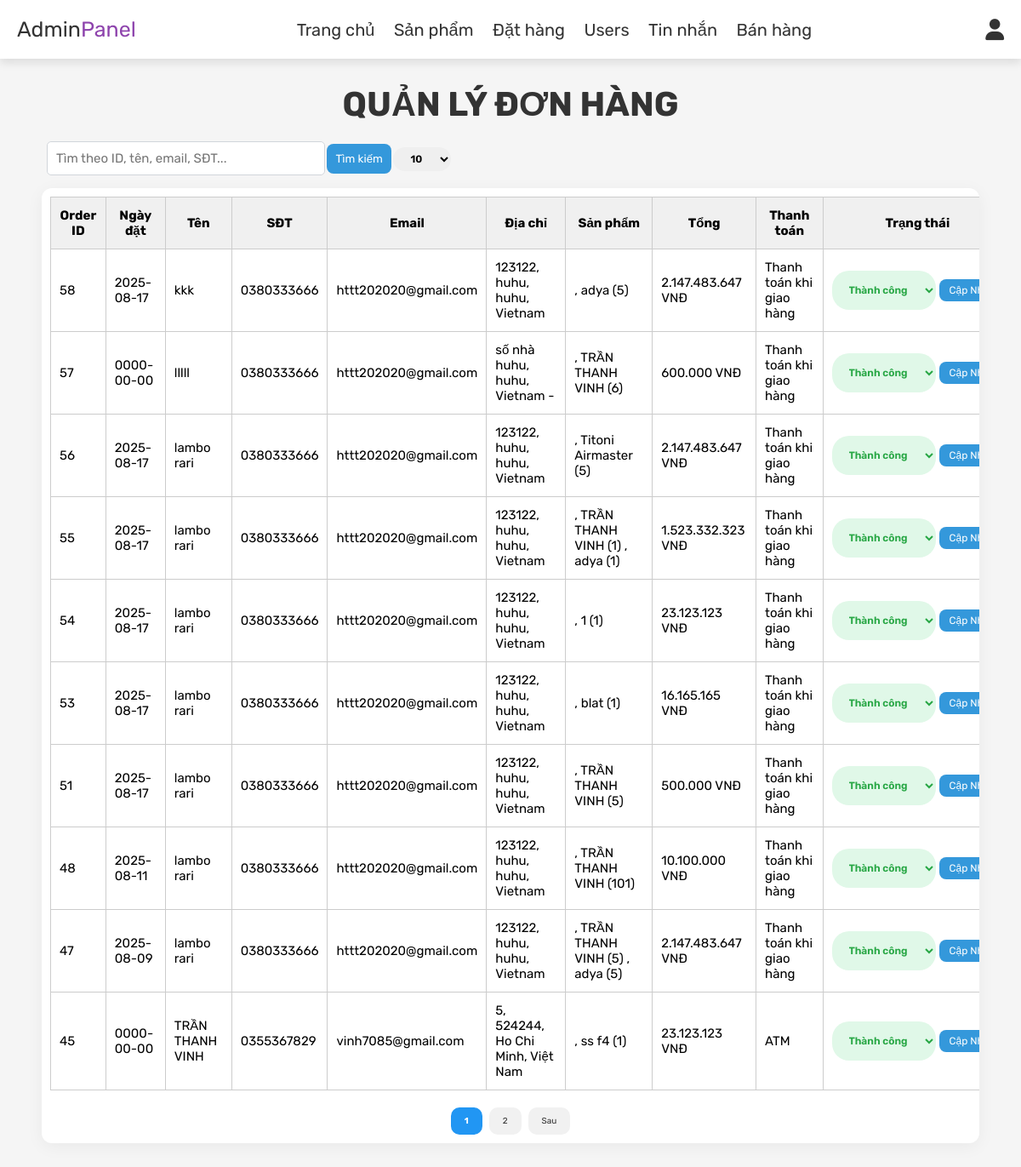
/project/admin_orders.php (signed in), run on an earlier commit of the app's database.
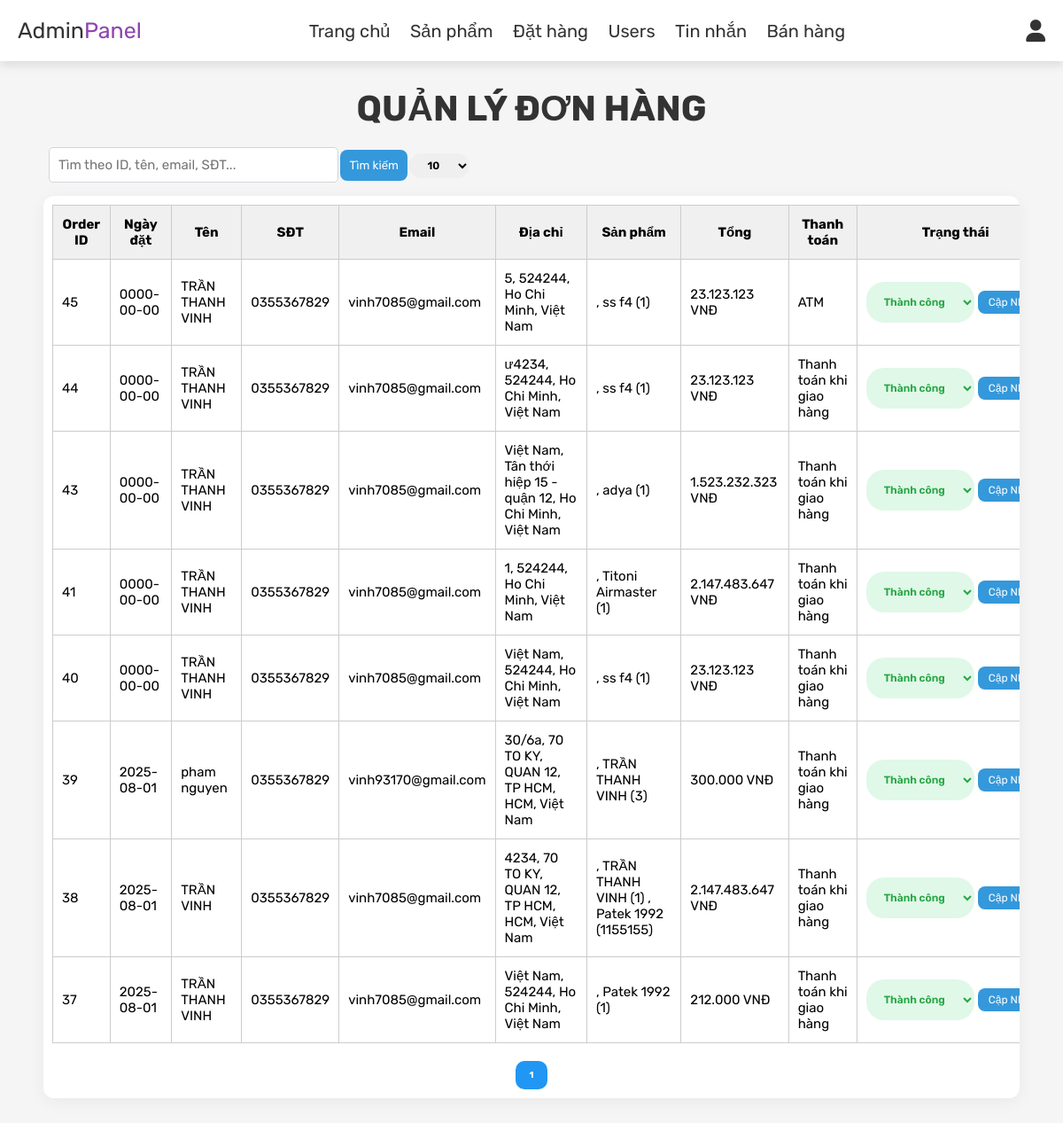
And on a later commit of the database.
### tables this page shows
CREATE TABLE `orders` (
  `id` int(100) NOT NULL,
  `user_id` int(100) DEFAULT NULL,
  `name` varchar(100) NOT NULL,
  `number` varchar(12) NOT NULL,
  `email` varchar(100) NOT NULL,
  `method` varchar(50) NOT NULL,
  `address` varchar(500) NOT NULL,
  `total_products` varchar(1000) NOT NULL,
  `total_price` int(100) NOT NULL,
  `placed_on` date DEFAULT NULL,
  `payment_status` varchar(20) NOT NULL DEFAULT 'Đang duyệt',
  `order_type` enum('online','pos') DEFAULT 'online'
);

### project/admin_orders.php (the view, shortened to what this page needs)
<?php
include 'config.php';
$search = isset($_GET['search']) ? mysqli_real_escape_string($conn, $_GET['search']) : '';
$whereClause = "";
$orders_per_page = isset($_GET['limit']) ? (int)$_GET['limit'] : 10;
$page = isset($_GET['page']) ? (int)$_GET['page'] : 1;
$start_from = ($page - 1) * $orders_per_page;
$total_orders_query = mysqli_query($conn, "SELECT * FROM `orders` $whereClause") or die('query failed');
$total_orders = mysqli_num_rows($total_orders_query);
$total_pages = ceil($total_orders / $orders_per_page);
$select_orders = mysqli_query($conn, "SELECT * FROM `orders` $whereClause ORDER BY id DESC LIMIT $start_from, $orders_per_page") or die('query failed');
?>
<!DOCTYPE html>
<html lang="en">
<head>
    <link rel="stylesheet" href="https://cdnjs.cloudflare.com/ajax/libs/font-awesome/6.0.0/css/all.min.css">
    <link rel="stylesheet" href="css/admin_style.css">
</head>
<body>
    <?php include 'admin_header.php'; ?>
    <section class="orders">
        <h1 class="title">Quản lý đơn hàng</h1>
        <form method="get" class="search-box" style="margin: 1rem 3.5rem; text-align: left;">
            <input type="text" name="search" placeholder="Tìm theo ID, tên, email, SĐT..."
                value="<?php echo htmlspecialchars($search); ?>">
            <button type="submit">Tìm kiếm</button>
            <select name="limit" onchange="this.form.submit()">
                <option value="10" <?php if ($orders_per_page == 10) echo 'selected'; ?>>10</option>
            </select>
        </form>
        <div class="table-container">
            <table class="orders-table">
                <thead>
                    <tr>
                        <th>Order ID</th>
                        <th>Ngày đặt</th>
                        <th>Tên</th>
                        <th>SĐT</th>
                        <th>Email</th>
                        <th>Địa chỉ</th>
                        <th>Sản phẩm</th>
                        <th>Tổng</th>
                        <th>Thanh toán</th>
                        <th>Trạng thái</th>
                    </tr>
                </thead>
                <tbody>
                    <?php if (mysqli_num_rows($select_orders) > 0): ?>
                    <?php while ($fetch_orders = mysqli_fetch_assoc($select_orders)): ?>
                    <tr>
                        <td><?php echo $fetch_orders['id']; ?></td>
                        <td><?php echo $fetch_orders['placed_on']; ?></td>
                        <td><?php echo $fetch_orders['name']; ?></td>
                        <td><?php echo $fetch_orders['number']; ?></td>
                        <td><?php echo $fetch_orders['email']; ?></td>
                        <td><?php echo $fetch_orders['address']; ?></td>
                        <td><?php echo $fetch_orders['total_products']; ?></td>
                        <td><?php echo number_format($fetch_orders['total_price'], 0, ',', '.'); ?> VNĐ</td>
                        <td><?php echo $fetch_orders['method']; ?></td>
                        <td>
                            <form method="post" style="display:flex; gap:4px;">
                                <select name="update_payment"
                                    class="<?php echo ($fetch_orders['payment_status'] == 'Thành công') ? 'status-success' : 'status-pending'; ?>">
                                    <option selected disabled><?php echo $fetch_orders['payment_status']; ?></option>
                                </select>
                                <input type="submit" name="update_order" value="Cập nhật" class="option-btn">
                            </form>
                        </td>
                    </tr>
                    <?php endwhile; ?>
                    <?php else: ?>
                    <tr>
                        <td colspan="11" style="text-align:center;">Không tìm thấy đơn hàng!</td>
                    </tr>
                    <?php endif; ?>
                </tbody>
            </table>
            <div class="pagination">
                <?php for ($i = 1; $i <= $total_pages; $i++): ?>
                <a href="?page=<?php echo $i; ?>&limit=<?php echo $orders_per_page; ?>&search=<?php echo urlencode($search); ?>"
                    class="<?php echo ($i == $page) ? 'active' : ''; ?>"><?php echo $i; ?></a>
                <?php endfor; ?>
                <?php if ($page < $total_pages): ?>
                <a
                    href="?page=<?php echo $page+1; ?>&limit=<?php echo $orders_per_page; ?>&search=<?php echo urlencode($search); ?>">Sau</a>
                <?php endif; ?>
            </div>
        </div>
    </section>
</body>
</html>

What changed in the data, as far as the page shows it:
removed orders: id "58", placed_on "2025-08-17", name "kkk", number "0380333666", email "httt202020@gmail.com", address "123122, huhu, huhu, Vietnam", total_products ", adya (5)", total_price "2.147.483.647", method "Thanh toán khi giao hàng", update_payment "Thành công"
removed orders: id "57", placed_on "0000-00-00", name "lllll", number "0380333666", email "httt202020@gmail.com", address "số nhà huhu, huhu, Vietnam -", total_products ", TRẦN THANH VINH (6)", total_price "600.000", method "Thanh toán khi giao hàng", update_payment "Thành công"
removed orders: id "56", placed_on "2025-08-17", name "lambo rari", number "0380333666", email "httt202020@gmail.com", address "123122, huhu, huhu, Vietnam", total_products ", Titoni Airmaster (5)", total_price "2.147.483.647", method "Thanh toán khi giao hàng", update_payment "Thành công"
removed orders: id "55", placed_on "2025-08-17", name "lambo rari", number "0380333666", email "httt202020@gmail.com", address "123122, huhu, huhu, Vietnam", total_products ", TRẦN THANH VINH (1) , adya (1)", total_price "1.523.332.323", method "Thanh toán khi giao hàng", update_payment "Thành công"
removed orders: id "54", placed_on "2025-08-17", name "lambo rari", number "0380333666", email "httt202020@gmail.com", address "123122, huhu, huhu, Vietnam", total_products ", 1 (1)", total_price "23.123.123", method "Thanh toán khi giao hàng", update_payment "Thành công"
removed orders: id "53", placed_on "2025-08-17", name "lambo rari", number "0380333666", email "httt202020@gmail.com", address "123122, huhu, huhu, Vietnam", total_products ", blat (1)", total_price "16.165.165", method "Thanh toán khi giao hàng", update_payment "Thành công"
removed orders: id "51", placed_on "2025-08-17", name "lambo rari", number "0380333666", email "httt202020@gmail.com", address "123122, huhu, huhu, Vietnam", total_products ", TRẦN THANH VINH (5)", total_price "500.000", method "Thanh toán khi giao hàng", update_payment "Thành công"
removed orders: id "48", placed_on "2025-08-11", name "lambo rari", number "0380333666", email "httt202020@gmail.com", address "123122, huhu, huhu, Vietnam", total_products ", TRẦN THANH VINH (101)", total_price "10.100.000", method "Thanh toán khi giao hàng", update_payment "Thành công"
removed orders: id "47", placed_on "2025-08-09", name "lambo rari", number "0380333666", email "httt202020@gmail.com", address "123122, huhu, huhu, Vietnam", total_products ", TRẦN THANH VINH (5) , adya (5)", total_price "2.147.483.647", method "Thanh toán khi giao hàng", update_payment "Thành công"
now on this page (row unchanged): orders: id "44", placed_on "0000-00-00", name "TRẦN THANH VINH", number "0355367829", email "vinh7085@gmail.com", address "ư4234, 524244, Ho Chi Minh, Việt Nam", total_products ", ss f4 (1)", total_price "23.123.123", method "Thanh toán khi giao hàng", update_payment "Thành công"
now on this page (row unchanged): orders: id "43", placed_on "0000-00-00", name "TRẦN THANH VINH", number "0355367829", email "vinh7085@gmail.com", address "Việt Nam, Tân thới hiệp 15 - quận 12, Ho Chi Minh, Việt Nam", total_products ", adya (1)", total_price "1.523.232.323", method "Thanh toán khi giao hàng", update_payment "Thành công"
now on this page (row unchanged): orders: id "41", placed_on "0000-00-00", name "TRẦN THANH VINH", number "0355367829", email "vinh7085@gmail.com", address "1, 524244, Ho Chi Minh, Việt Nam", total_products ", Titoni Airmaster (1)", total_price "2.147.483.647", method "Thanh toán khi giao hàng", update_payment "Thành công"
now on this page (row unchanged): orders: id "40", placed_on "0000-00-00", name "TRẦN THANH VINH", number "0355367829", email "vinh7085@gmail.com", address "Việt Nam, 524244, Ho Chi Minh, Việt Nam", total_products ", ss f4 (1)", total_price "23.123.123", method "Thanh toán khi giao hàng", update_payment "Thành công"
now on this page (row unchanged): orders: id "39", placed_on "2025-08-01", name "pham nguyen", number "0355367829", email "vinh93170@gmail.com", address "30/6a, 70 TO KY, QUAN 12, TP HCM, HCM, Việt Nam", total_products ", TRẦN THANH VINH (3)", total_price "300.000", method "Thanh toán khi giao hàng", update_payment "Thành công"
now on this page (row unchanged): orders: id "38", placed_on "2025-08-01", name "TRẦN VINH", number "0355367829", email "vinh7085@gmail.com", address "4234, 70 TO KY, QUAN 12, TP HCM, HCM, Việt Nam", total_products ", TRẦN THANH VINH (1) , Patek 1992 (1155155)", total_price "2.147.483.647", method "Thanh toán khi giao hàng", update_payment "Thành công"
now on this page (row unchanged): orders: id "37", placed_on "2025-08-01", name "TRẦN THANH VINH", number "0355367829", email "vinh7085@gmail.com", address "Việt Nam, 524244, Ho Chi Minh, Việt Nam", total_products ", Patek 1992 (1)", total_price "212.000", method "Thanh toán khi giao hàng", update_payment "Thành công"
Also different on the page:
list line gone: "2"
text no longer shown: "Sau"
